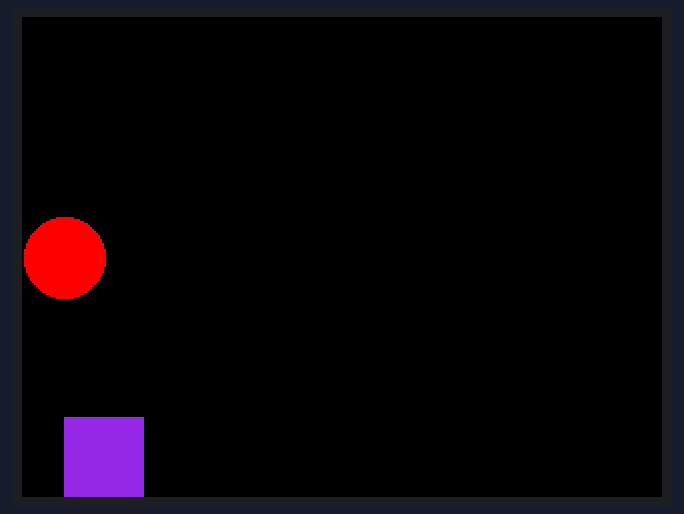
The sketch below on a simulated ESP32. Parts: 320×240 colour display.

Above: at 0.38 s.
At 5.0 s:
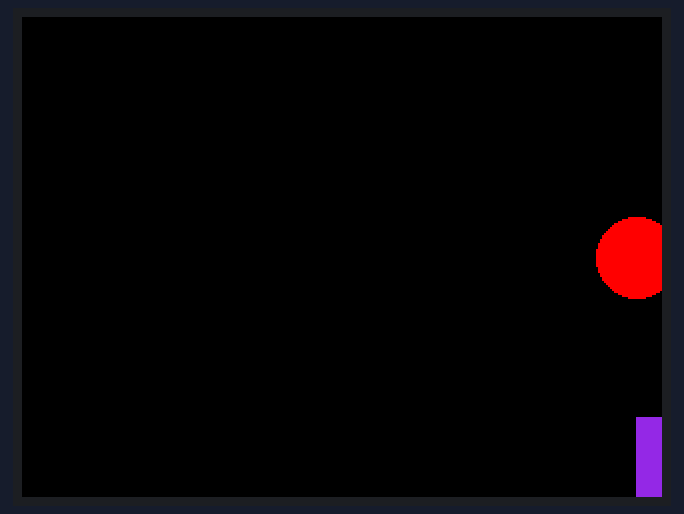
At 9.99 s:
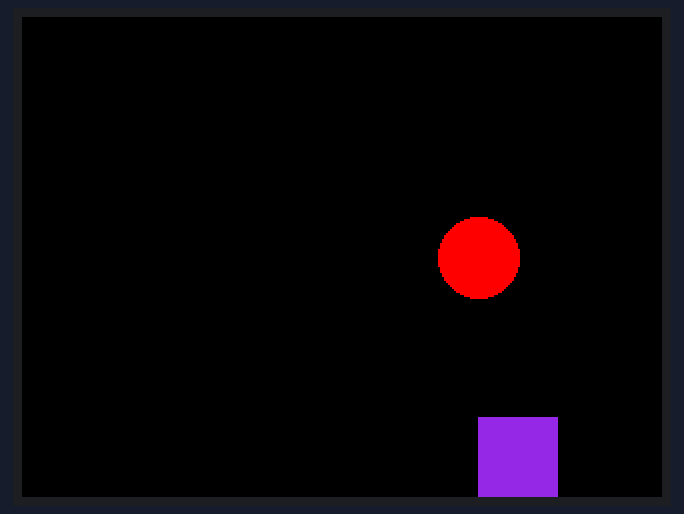
At 19.97 s:
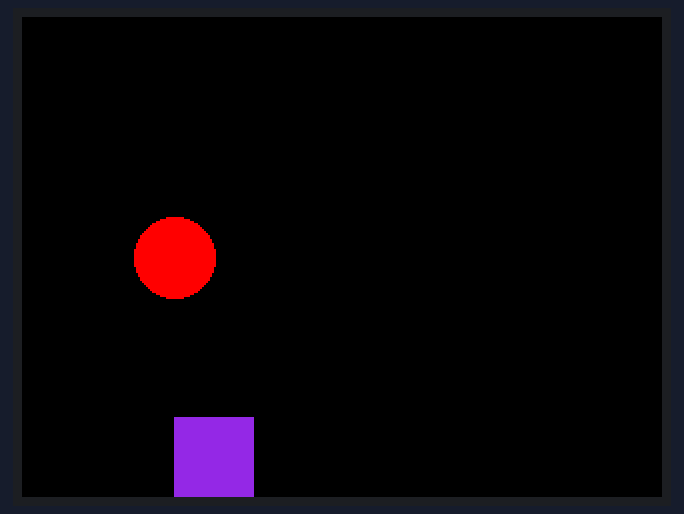
At 29.89 s:
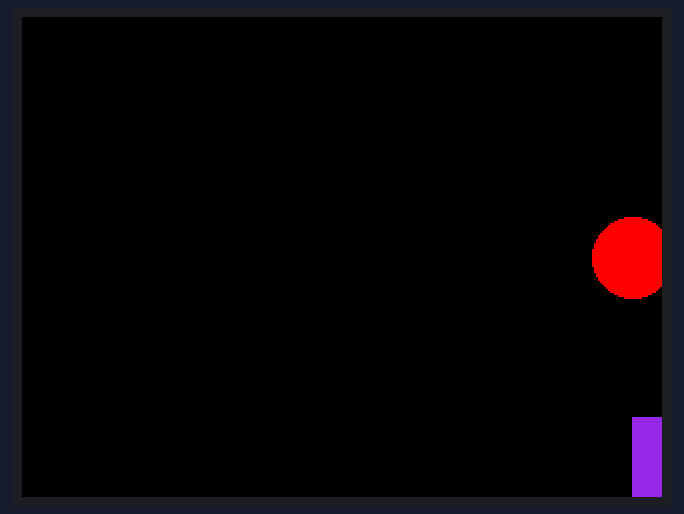
At 39.58 s:
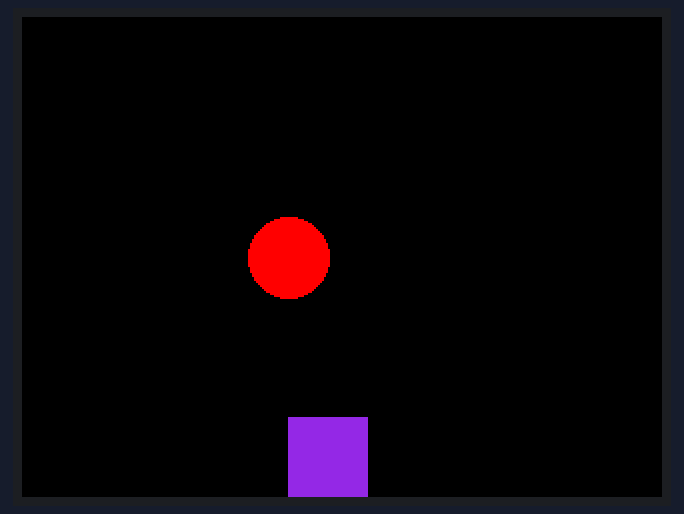

The sketch:

test_tft_animation.ino
```cpp
// konfigurasi pin dan driver di library TFT_eSPI
// sesuaikan driver dengan board, kalau disi menggunakan:
// ILI9488, gunakan itu dengan menghapus komentar

#include <TFT_eSPI.h>

TFT_eSPI tft;

int x = 20;

void setup()
{
    tft.init();
    tft.setRotation(1);
    tft.fillScreen(TFT_BLACK);
}

void loop()
{
    tft.fillCircle(x,120,20,TFT_BLACK);
    tft.fillRect(x,200,40,40,TFT_BLACK);

    x++;

    if(x>460)
        x=20;

    tft.fillCircle(x,120,20,TFT_RED);
    tft.fillRect(x,200,40,40,TFT_VIOLET);

    delay(10);
}
```
